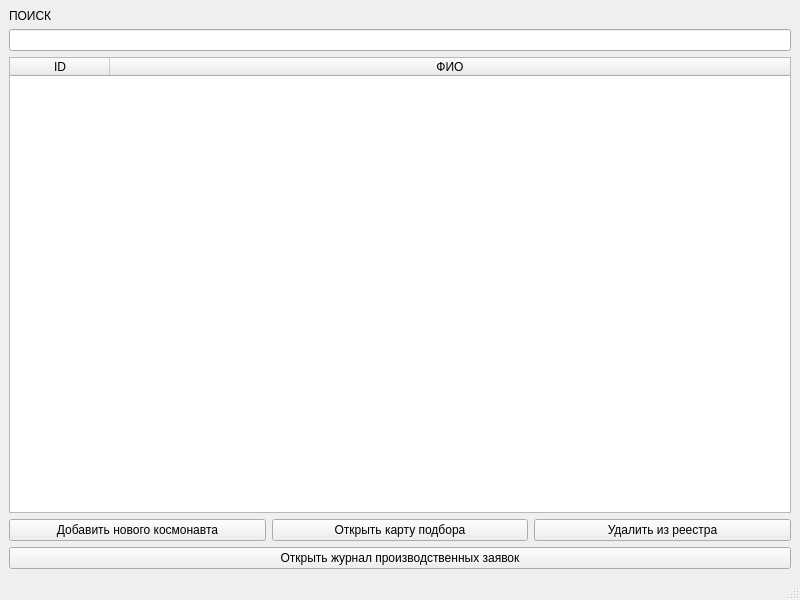
<?xml version="1.0" encoding="UTF-8"?>
<ui version="4.0">
 <class>MainWindow</class>
 <widget class="QMainWindow" name="MainWindow">
  <property name="geometry">
   <rect>
    <x>0</x>
    <y>0</y>
    <width>800</width>
    <height>600</height>
   </rect>
  </property>
  <property name="sizePolicy">
   <sizepolicy hsizetype="Fixed" vsizetype="Preferred">
    <horstretch>0</horstretch>
    <verstretch>0</verstretch>
   </sizepolicy>
  </property>
  <property name="windowTitle">
   <string>MainWindow</string>
  </property>
  <widget class="QWidget" name="centralwidget">
   <layout class="QVBoxLayout" name="verticalLayout_3">
    <item>
     <layout class="QVBoxLayout" name="verticalLayout">
      <item>
       <widget class="QLabel" name="label">
        <property name="text">
         <string>ПОИСК</string>
        </property>
       </widget>
      </item>
      <item>
       <widget class="QLineEdit" name="lineEdit"/>
      </item>
      <item>
       <widget class="QTableWidget" name="tableAstronauts">
        <property name="sortingEnabled">
         <bool>true</bool>
        </property>
        <column>
         <property name="text">
          <string>ID</string>
         </property>
        </column>
        <column>
         <property name="text">
          <string>ФИО</string>
         </property>
        </column>
        <attribute name="horizontalHeaderStretchLastSection">
         <bool>true</bool>
        </attribute>
       </widget>
      </item>
      <item>
       <layout class="QVBoxLayout" name="verticalLayout_2">
        <item>
         <layout class="QHBoxLayout" name="horizontalLayout">
          <item>
           <widget class="QPushButton" name="btnAddAstronaut">
            <property name="text">
             <string>Добавить нового космонавта</string>
            </property>
           </widget>
          </item>
          <item>
           <widget class="QPushButton" name="btnOpenCard">
            <property name="text">
             <string>Открыть карту подбора</string>
            </property>
           </widget>
          </item>
          <item>
           <widget class="QPushButton" name="btnDeleteAstronaut">
            <property name="text">
             <string>Удалить из реестра</string>
            </property>
           </widget>
          </item>
         </layout>
        </item>
        <item>
         <widget class="QPushButton" name="btnOpenOrdersLog">
          <property name="sizePolicy">
           <sizepolicy hsizetype="Preferred" vsizetype="Fixed">
            <horstretch>0</horstretch>
            <verstretch>0</verstretch>
           </sizepolicy>
          </property>
          <property name="layoutDirection">
           <enum>Qt::LeftToRight</enum>
          </property>
          <property name="text">
           <string>Открыть журнал производственных заявок</string>
          </property>
         </widget>
        </item>
       </layout>
      </item>
     </layout>
    </item>
   </layout>
  </widget>
  <widget class="QStatusBar" name="statusbar"/>
 </widget>
 <resources/>
 <connections>
  <connection>
   <sender>tableAstronauts</sender>
   <signal>cellDoubleClicked(int,int)</signal>
   <receiver>MainWindow</receiver>
   <slot>open_card()</slot>
   <hints>
    <hint type="sourcelabel">
     <x>396</x>
     <y>178</y>
    </hint>
    <hint type="destinationlabel">
     <x>399</x>
     <y>299</y>
    </hint>
   </hints>
  </connection>
 </connections>
 <slots>
  <slot>open_card()</slot>
 </slots>
</ui>
